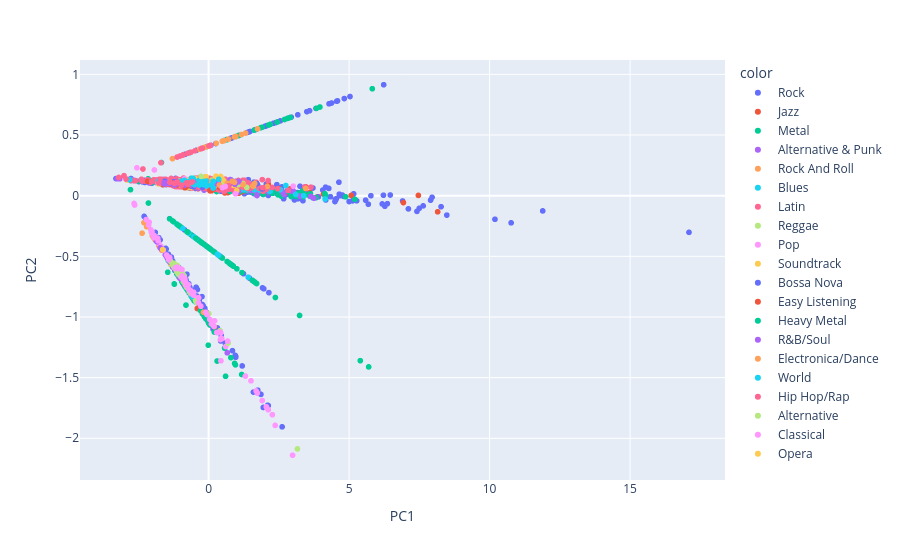

Notebook source saved alongside this figure:
### Code cell
graph_pca = px.scatter(df_pca, x="PC1", y="PC2", color=data["genero"])
graph_pca.show()
